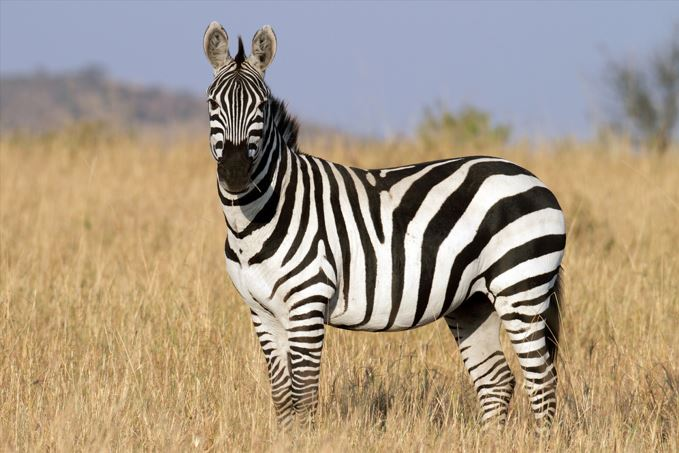
#> input picture images/zebra.jpg, 679 x 453 px
$ python Canny.py
#> lines starting #> are read from the running program, lines starting #| are printed output that depends on the picture
import cv2

fileName = "zebra.jpg"

image = cv2.imread("images/" + fileName, cv2.IMREAD_GRAYSCALE)
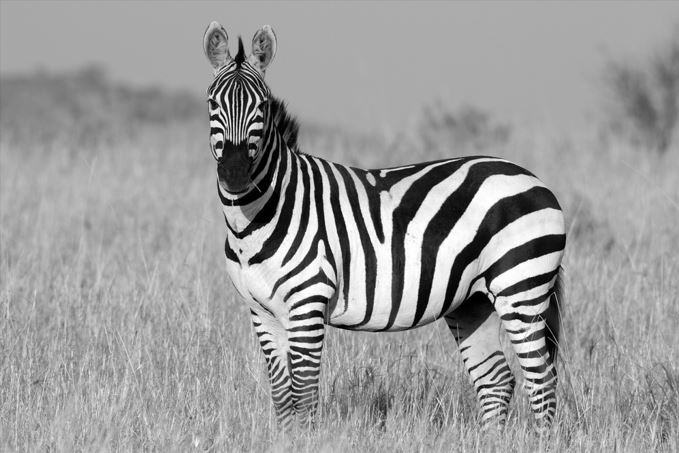
#> image: shape (453, 679); min 0, max 255, mean 154.5
edges = cv2.Canny(image, 220, 250)
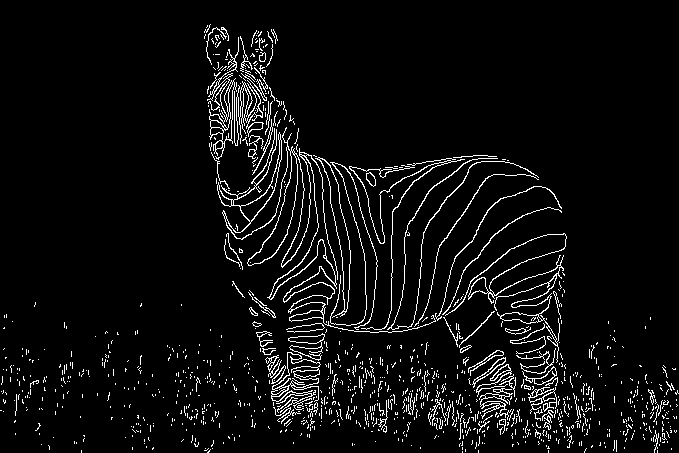
#> edges: shape (453, 679); 5.4% white in thin lines or dots

cv2.imshow("CV2 Canny Edge Detection", edges)
cv2.waitKey(0)

cv2.destroyAllWindows()

$ run again, with images/office.jpg copied over images/zebra.jpg
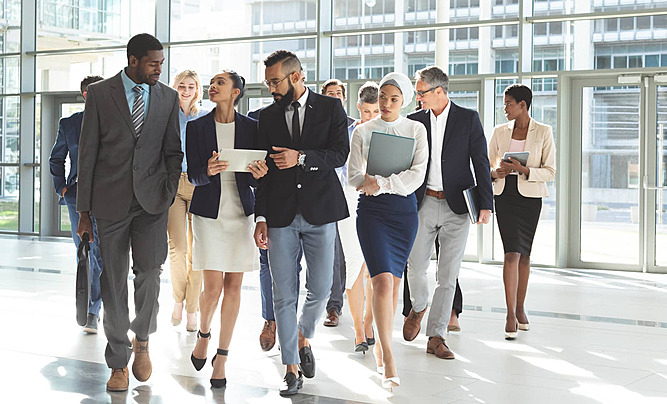
#> input picture images/office.jpg, 667 x 404 px
#> `image = cv2.imread("images/" + fileName, cv2.IMREAD_GRAYSCALE)`:
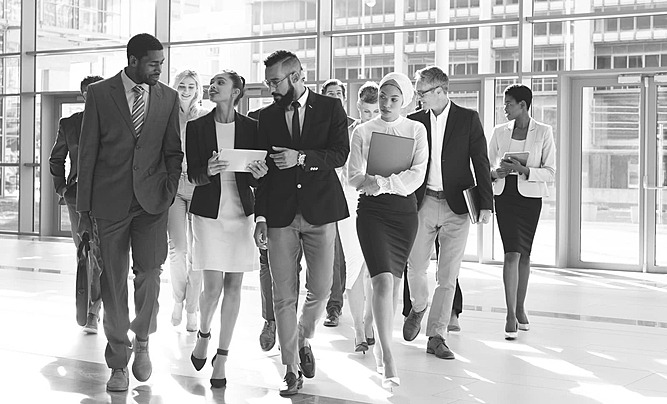
#> image: shape (404, 667); min 0, max 255, mean 171.3
#> `edges = cv2.Canny(image, 220, 250)`:
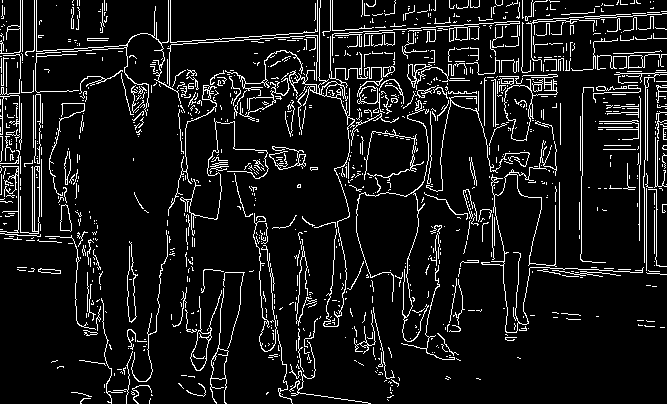
#> edges: shape (404, 667); 9.1% white in thin lines or dots
